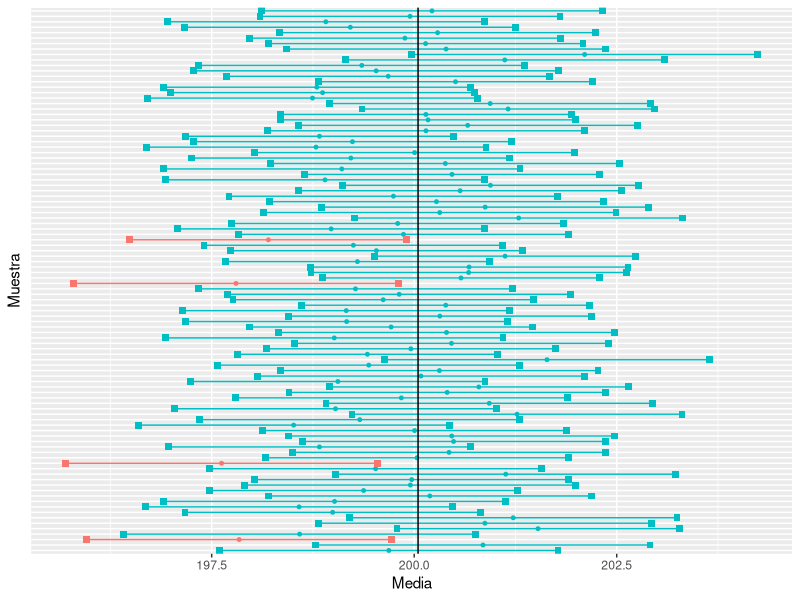

Reproduce this figure in R.
library(ggplot2)
datos <- rnorm(10000, mean=200, sd=10)
media.pob<-mean(datos)

set.seed(1000)

muestras <- 100
cis <- matrix(0, nrow=muestras, ncol=5)
cis <- as.data.frame(cis)
colnames(cis) <- c("Muestra","Cae","Minimo","Media","Maximo")
cis[,1] <- factor(seq(1:muestras))
for(i in 1:muestras){
  muestra <- sample(datos, 100)
  media.spl <- mean(muestra)
  sd.spl <- sd(muestra)
  lower <- media.spl - 1.96*sd.spl/sqrt(muestras)
  upper <- media.spl + 1.96*sd.spl/sqrt(muestras)
  cis[i,3] <- lower
  cis[i,4] <- media.spl
  cis[i,5] <- upper
  cis[i,2] <- if((lower < media.pob & upper < media.pob) | (lower > media.pob & upper > media.pob)) "No" else "Si"
  
}

p <- ggplot(cis, aes(Muestra, colour = Cae)) +
  geom_linerange(aes(ymin = Minimo, ymax = Maximo)) + 
  geom_point(aes(y=Media),size=1) +
  geom_point(aes(y=Minimo),size=2, shape = 15) +
  geom_point(aes(y=Maximo),size=2, shape = 15) +
  geom_hline(yintercept = media.pob) +
  theme(legend.position = "none",
        axis.text.y =  element_blank(),
        axis.ticks.y = element_blank()) + 
  coord_flip() 
p 
